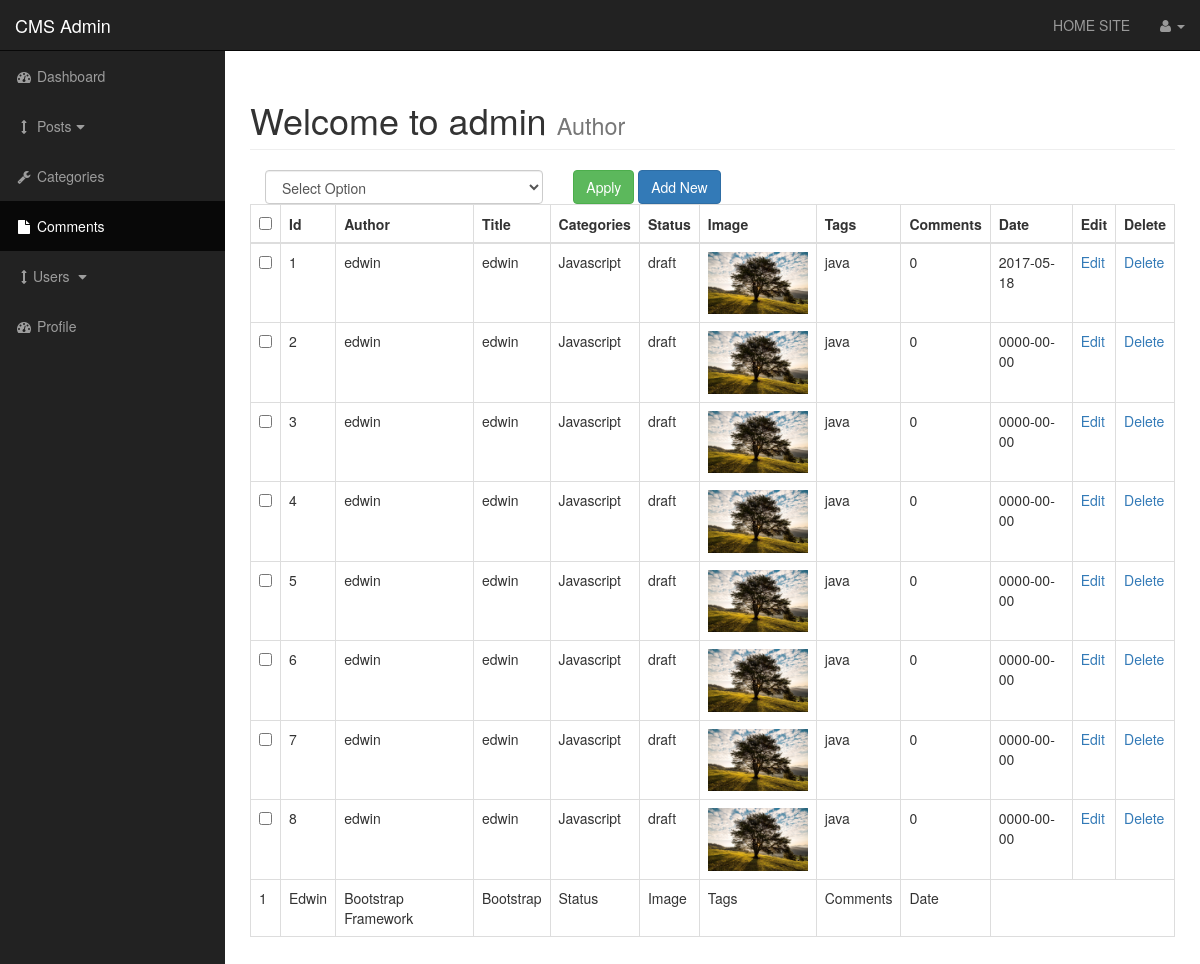
The page /admin/posts.php on the database its author committed.
### tables this page shows
CREATE TABLE `posts` (
  `post_id` int(3) NOT NULL,
  `post_category_id` int(3) NOT NULL,
  `post_title` varchar(255) NOT NULL,
  `post_author` varchar(255) NOT NULL,
  `post_date` date NOT NULL,
  `post_image` text NOT NULL,
  `post_content` text NOT NULL,
  `post_tags` varchar(255) NOT NULL,
  `post_comment_count` int(11) NOT NULL,
  `post_status` varchar(255) NOT NULL DEFAULT 'draft'
);

CREATE TABLE `categories` (
  `cat_id` int(3) NOT NULL,
  `cat_title` varchar(255) NOT NULL
);

### admin/includes/view_all_post.php (the view, shortened to what this page needs)
<form action="" method="post">
       <table class="table table-bordered table-hover" >
<div id="bulkOptionsContainer" class="col-xs-4">
    <select class="form-control" name="bulk_options" id="">
      <option value="">Select Option</option>
    </select>
</div>
<div class="col-xs-4">
  <input type="submit" name="submit" class="btn btn-success" value="Apply">
  <a class="btn btn-primary" href="posts.php?source=add_post">Add New</a>
</div>
                        <thead>
                            <tr>
                                 <th><input id="selectAllBoxes" type="checkbox"></th>
                                <th>Id</th>
                                <th>Author</th>
                                <th>Title</th>
                                <th>Categories</th>
                                <th>Status</th>
                                <th>Image</th>
                                <th>Tags</th>
                                <th>Comments</th>
                                <th>Date</th>
                                <th>Edit</th>
                                <th>Delete</th>
                            </tr>
                        </thead>
                        <tbody>
                        <?php
                        $query="SELECT * FROM posts";
                        $select_all_categories_query=mysqli_query($connection,$query);
                        while($row=mysqli_fetch_assoc($select_all_categories_query)){
                        $post_id=$row['post_id'];
                        $post_author=$row['post_author'];
                        $post_title=$row['post_title'];
                        $post_category_id=$row['post_category_id'];
                        $post_status=$row['post_status'];
                        $post_image=$row['post_image'];
                        $post_tags=$row['post_tags'];
                        $post_comment_count=$row['post_comment_count'];
                        $post_date=$row['post_date'];
                        echo "<tr>";
                          ?>
                        <td><input class='checkBoxes' type='checkbox' name='checkboxArray[]' value='<?php echo $post_id; ?>'></td>
                            <?php
                        echo "<td>{$post_id}</td>";
                        echo "<td>{$post_author}</td>";
                        echo "<td>{$post_title}</td>";
                    $query="SELECT * FROM categories WHERE cat_id={$post_category_id}";
                    $select_category_id=mysqli_query($connection,$query);
                    while($row=mysqli_fetch_assoc($select_category_id)){
                        $cat_title=$row['cat_title'];
                        echo "<td>{$cat_title}</td>";
                    }
                        echo "<td>{$post_status}</td>";
                        echo "<td><img width='100' src='../images/$post_image'></td>";
                        echo "<td>{$post_tags}</td>";
                        echo "<td>{$post_comment_count}</td>";
                        echo "<td>{$post_date}</td>";
                        echo "<td><a href='posts.php?source=edit_post&p_id={$post_id}'>Edit</a></td>";
                        echo "<td><a onClick=\"javascript: return confirm('Are you sure you want to delete'); \" href='posts.php?delete={$post_id}'>Delete</a></td>";
                        echo "</tr>";
                        }
                        ?>
                            <tr>
                            <td>1</td>
                            <td>Edwin</td>
                            <td>Bootstrap Framework</td>
                            <td>Bootstrap </td>
                            <td>Status</td>
                            <td>Image</td>
                            <td>Tags</td>
                            <td>Comments</td>
                            <td>Date</td>
                            </tr>
                        </tbody>
                        </table>
</form>

### admin/includes/header.php (shortened to what this page needs)
<!DOCTYPE html>
<html lang="en">
<head>
    <link href="css/bootstrap.min.css" rel="stylesheet">
    <link href="css/sb-admin.css" rel="stylesheet">
    <link href="css/style.css" rel="stylesheet">
    <link href="font-awesome/css/font-awesome.min.css" rel="stylesheet" type="text/css">
</head>
<body>

### admin/posts.php (shortened to what this page needs)
<?php include "includes/header.php" ?>
    <div id="wrapper">
        <?php include "includes/navigation.php" ?>
        <div id="page-wrapper">
            <div class="container-fluid">
                <div class="row">
                    <div class="col-lg-12">
                        <h1 class="page-header">
                            Welcome to admin
                            <small>Author</small>
                        </h1>
                <?php
                 if(isset($_GET['source'])){
                        $source=$_GET['source'];
                        }
                else{
                    $source="";
                }
                switch($source){
                    default:
                        include "includes/view_all_post.php";
                        break;
                        }
                    ?>
                    </div>
                </div>
            </div>
        </div>
    </div>
<?php include "includes/footer.php" ?>

### admin/includes/navigation.php (shortened to what this page needs)
<nav class="navbar navbar-inverse navbar-fixed-top" role="navigation">
    <div class="navbar-header">
        <a class="navbar-brand" href="index.html">CMS Admin</a>
    </div>
    <ul class="nav navbar-right top-nav">
        <li><a href="../index.php">HOME SITE</a></li>
        <li class="dropdown">
            <a href="#" class="dropdown-toggle" data-toggle="dropdown"><i class="fa fa-user"></i>
           <b class="caret"></b></a>
        </li>
    </ul>
    <div class="collapse navbar-collapse navbar-ex1-collapse">
        <ul class="nav navbar-nav side-nav">
            <li>
                <a href="index.php"><i class="fa fa-fw fa-dashboard"></i> Dashboard</a>
            </li>
            <li>
                <a href="javascript:;" data-toggle="collapse" data-target="#post_dropdown"><i class="fa fa-fw fa-arrows-v"></i> Posts<i class="fa fa-fw fa-caret-down"></i></a>
            </li>
            <li>
                <a href="./categories.php"><i class="fa fa-fw fa-wrench"></i> Categories</a>
            </li>
            <li class="active">
                <a href="comments.php"><i class="fa fa-fw fa-file"></i> Comments</a>
            </li>
            <li>
                <a href="javascript:;" data-toggle="collapse" data-target="#demo"><i class="fa fa-fw fa-arrows-v"></i>Users <i class="fa fa-fw fa-caret-down"></i></a>
            </li>
            <li>
                <a href="profile.php"><i class="fa fa-fw fa-dashboard"></i> Profile</a>
            </li>
        </ul>
    </div>
</nav>

### admin/includes/footer.php (shortened to what this page needs)
</body>
</html>

### admin/css/sb-admin.css (style rules this page uses)
body { margin-top: 100px; background-color: #222; }
@media (min-width:768px) { body { margin-top: 50px; } }
#wrapper { padding-left: 0; }
#page-wrapper { width: 100%; padding: 0; background-color: #fff; }
@media (min-width:768px) { #wrapper { padding-left: 225px; } }
@media (min-width:768px) { #page-wrapper { padding: 10px; } }
.top-nav { padding: 0 15px; }
.top-nav>li { display: inline-block; float: left; }
.top-nav>li>a { padding-top: 15px; padding-bottom: 15px; line-height: 20px; color: #999; }
@media (min-width:768px) { .side-nav { position: fixed; top: 51px; left: 225px; width: 225px; margin-left: -225px; border: none; border-radius: 0; overflow-y: auto; background-color: #222; } }
@media (min-width:768px) { .side-nav>li>a { width: 225px; } }

### rows shown on the page
posts: post_id "1", post_author "edwin", post_title "edwin", post_status "draft", post_image (picture), post_tags "java", post_comment_count "0", post_date "2017-05-18"
categories: cat_title "Javascript"
posts: post_id "2", post_author "edwin", post_title "edwin", post_status "draft", post_image (picture), post_tags "java", post_comment_count "0", post_date "0000-00-00"
posts: post_id "3", post_author "edwin", post_title "edwin", post_status "draft", post_image (picture), post_tags "java", post_comment_count "0", post_date "0000-00-00"
posts: post_id "4", post_author "edwin", post_title "edwin", post_status "draft", post_image (picture), post_tags "java", post_comment_count "0", post_date "0000-00-00"
posts: post_id "5", post_author "edwin", post_title "edwin", post_status "draft", post_image (picture), post_tags "java", post_comment_count "0", post_date "0000-00-00"
posts: post_id "6", post_author "edwin", post_title "edwin", post_status "draft", post_image (picture), post_tags "java", post_comment_count "0", post_date "0000-00-00"
posts: post_id "7", post_author "edwin", post_title "edwin", post_status "draft", post_image (picture), post_tags "java", post_comment_count "0", post_date "0000-00-00"
posts: post_id "8", post_author "edwin", post_title "edwin", post_status "draft", post_image (picture), post_tags "java", post_comment_count "0", post_date "0000-00-00"
